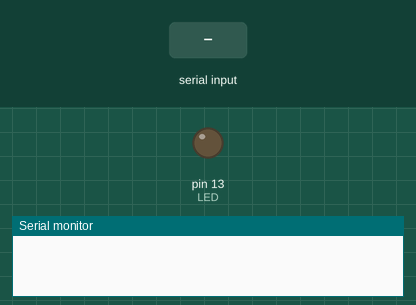
Bench run of a sketch on a simulated Arduino Uno, built with avr-gcc and run on an emulated ATmega328P. Shown: output pins drawn as LEDs (lit = HIGH), the last lines printed to the serial monitor. Inputs (shaded band) come from the test bench.

Above: at 1.2 s.
1.3 s: "enable LED" received over Serial
At 3.2 s:
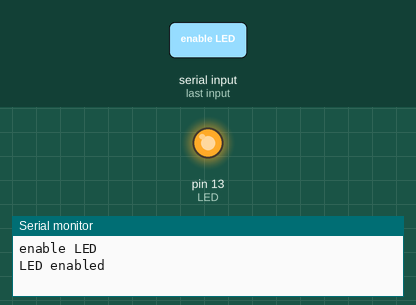
3.8 s: "1" received over Serial
At 6.0 s:
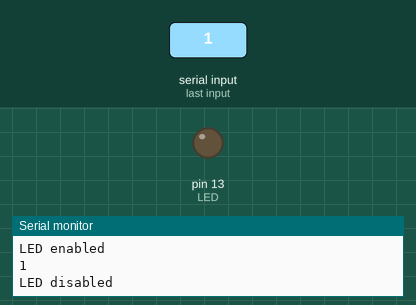
Timing chart, 0 to 7.5 s (numbered marks = the images above; inputs shaded):
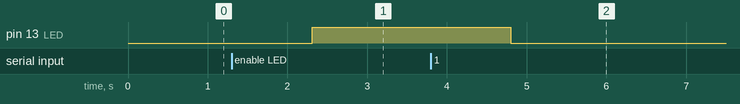

Measured:
- after the input at 1.3 s, pin 13 (LED): LOW → HIGH after 1.0 s
- after the input at 3.8 s, pin 13 (LED): HIGH → LOW after 1.0 s

The sketch:

LED_switch.ino
```cpp
#define LED 13

String incomingMessage;

void setup() {
  pinMode(LED, OUTPUT);
  Serial.begin(9600);
}

void enableLED() {
  digitalWrite(LED, HIGH);
  Serial.println("LED enabled");
}

void disableLED() {
  digitalWrite(LED, LOW);
  Serial.println("LED disabled");
}

void chooseCommand(String message) {
  if (message == "enable LED") {
    enableLED();
  } else {
    disableLED();
  }
}

void loop() {
  if (Serial.available()) {
    incomingMessage = Serial.readString();
    Serial.println(incomingMessage);
    chooseCommand(incomingMessage);
  }
}
```
